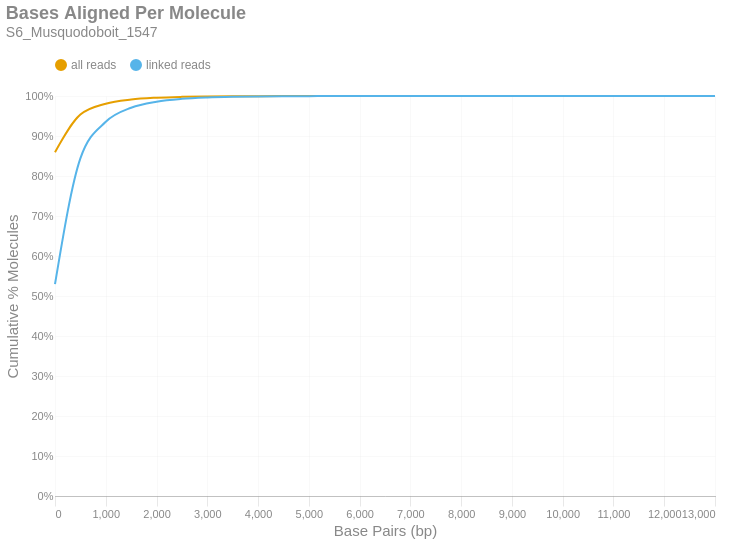

This figure's notebook cell:
### Markdown cell above
### Bases Aligned Per Molecule
This is a cumulative frequency distribution showing the number of base pairs aligned per unique molecule. These data are shown in 500 bp bins. There are two distributions: one with `all reads` (yellow) and another with only `linked reads` (blue). The percent of molecules in the `linked reads` distribution is relative to the total number of linked molecules.

### Code cell
if SKIPLR:
    print_html(f"Skipped")
else:
    binned_df = consolidated_hist(valids['aligned_bp'], mask, 500, True)
    with SafeRender(binned_df):
        (
            density_plot(binned_df, 'Bases Aligned Per Molecule', samplename, 'basesper')
            .encode(
                x=alt.X('bin:Q', title="Base Pairs (bp)").axis(tickMinStep=500).scale(padding=0),
                y=alt.Y('value:Q', title='Cumulative % Molecules')
                    .axis(format='%')
                    .scale(domain = [0,1])
                    .stack(False),
                color=alt.Color("key:N").scale(domain = ["all reads", "linked reads"]),
                tooltip = [
                    alt.Tooltip("key:N", title = "Data Type"),
                    alt.Tooltip("range_label:N", title="Bases Aligned Per Molecule"),
                    alt.Tooltip("value:Q", format = ".2%", title="% Molecules (Cum.)")
                ]
            )
        ).display()

### Figure 1 — Vega-Lite specification as saved in the notebook (floating-point values rounded to 4 significant figures)
{"width": "container", "height": 400, "config": {"title": {"anchor": "start", "dy": -15, "fontSize": 18, "color": "#888888", "subtitleColor": "#888888", "subtitleFontSize": 14}, "arc": {"fill": "#0072B2"}, "axis": {"domainColor": "#888888", "domainWidth": 0.5, "gridWidth": 0.2, "grid": false, "titleFontWeight": 400, "titleFontSize": 15, "labelFontSize": 11, "labelColor": "#888888", "tickColor": "#888888", "tickWidth": 0.2, "titleColor": "#888888"}, "axisBand": {"grid": false}, "axisX": {"grid": true, "tickSize": 10, "domainCap": "round"}, "axisY": {"domain": false, "grid": true, "tickSize": 0, "domainCap": "round"}, "background": "transparent", "header": {"labelFontSize": 15, "labelColor": "#888888", "titleFontSize": 15, "titleFontWeight": 600, "titleColor": "#888888"}, "legend": {"labelFont": "sans-serif", "labelFontSize": 12, "labelColor": "#888888", "symbolSize": 100, "symbolType": "circle", "titleFontSize": 12, "titlePadding": 10, "titleColor": "#888888", "title": null, "orient": "top"}, "range": {"category": ["#E69F00", "#56B4E9", "#009E73", "#F0E442", "#0072B2", "#D55E00", "#CC79A7", "#000000"], "diverging": ["#cfe8f3", "#a2d4ec", "#73bfe2", "#46abdb", "#1696d2", "#12719e"]}, "area": {"fill": "#0072B2", "fillOpacity": 0.7, "line": true, "strokeOpacity": 0.7}, "line": {"color": "#0072B2", "stroke": "#0072B2", "strokeWidth": 2}, "trail": {"color": "#0072B2", "stroke": "#0072B2", "strokeWidth": 0, "size": 1}, "point": {"filled": true, "fillOpacity": 1.0, "size": 95}, "text": {"color": "#888888", "fontSize": 11, "align": "right", "fontWeight": 400, "size": 11}, "bar": {"fill": "#0072B2", "stroke": null}, "view": {"stroke": null, "continuousWidth": 660, "continuousHeight": 400}}, "data": {"name": "data-75745e7e02498507ad58b4f23d4d0bde"}, "mark": {"type": "line", "interpolate": "monotone", "point": {"opacity": 0, "size": 275}}, "encoding": {"color": {"field": "key", "scale": {"domain": ["all reads", "linked reads"]}, "type": "nominal"}, "tooltip": [{"field": "key", "title": "Data Type", "type": "nominal"}, {"field": "range_label", "title": "Bases Aligned Per Molecule", "type": "nominal"}, {"field": "value", "format": ".2%", "title": "% Molecules (Cum.)", "type": "quantitative"}], "x": {"axis": {"tickMinStep": 500}, "field": "bin", "scale": {"padding": 0}, "title": "Base Pairs (bp)", "type": "quantitative"}, "y": {"axis": {"format": "%"}, "field": "value", "scale": {"domain": [0, 1]}, "stack": false, "title": "Cumulative % Molecules", "type": "quantitative"}}, "params": [{"name": "param_c36ac31b6afebe62", "select": {"type": "point", "fields": ["key"]}, "bind": "legend"}], "title": {"text": "Bases Aligned Per Molecule", "subtitle": "S6_Musquodoboit_1547"}, "transform": [{"fold": ["all reads (cumsum)", "linked reads (cumsum)"]}, {"calculate": "replace(datum.key, ' (cumsum)', '')", "as": "key"}, {"filter": {"param": "param_c36ac31b6afebe62"}}], "usermeta": {"embedOptions": {"downloadFileName": "S6_Musquodoboit_1547.basesper"}}, "$schema": "https://vega.github.io/schema/vega-lite/v6.1.0.json", "datasets": {"data-75745e7e02498507ad58b4f23d4d0bde": [{"bin": "0.0", "interval": "0.0-500.0", "all reads": 0.8595, "linked reads": 0.5296, "all reads (cumsum)": 0.8595, "linked reads (cumsum)": 0.5296, "range_label": "0-499"}, {"bin": "500.0", "interval": "500.0-1000.0", "all reads": 0.09398, "linked reads": 0.3145, "all reads (cumsum)": 0.9535, "linked reads (cumsum)": 0.8441, "range_label": "500-999"}, {"bin": "1000.0", "interval": "1000.0-1500.0", "all reads": 0.02724, "linked reads": 0.09135, "all reads (cumsum)": 0.9808, "linked reads (cumsum)": 0.9355, "range_label": "1000-1499"}, {"bin": "1500.0", "interval": "1500.0-2000.0", "all reads": 0.0105, "linked reads": 0.03521, "all reads (cumsum)": 0.9913, "linked reads (cumsum)": 0.9707, "range_label": "1500-1999"}, {"bin": "2000.0", "interval": "2000.0-2500.0", "all reads": 0.004486, "linked reads": 0.01504, "all reads (cumsum)": 0.9957, "linked reads (cumsum)": 0.9857, "range_label": "2000-2499"}, {"bin": "2500.0", "interval": "2500.0-3000.0", "all reads": 0.002111, "linked reads": 0.00708, "all reads (cumsum)": 0.9979, "linked reads (cumsum)": 0.9928, "range_label": "2500-2999"}, {"bin": "3000.0", "interval": "3000.0-3500.0", "all reads": 0.001016, "linked reads": 0.003408, "all reads (cumsum)": 0.9989, "linked reads (cumsum)": 0.9962, "range_label": "3000-3499"}, {"bin": "3500.0", "interval": "3500.0-4000.0", "all reads": 0.0005195, "linked reads": 0.001742, "all reads (cumsum)": 0.9994, "linked reads (cumsum)": 0.998, "range_label": "3500-3999"}, {"bin": "4000.0", "interval": "4000.0-4500.0", "all reads": 0.0002772, "linked reads": 0.0009295, "all reads (cumsum)": 0.9997, "linked reads (cumsum)": 0.9989, "range_label": "4000-4499"}, {"bin": "4500.0", "interval": "4500.0-5000.0", "all reads": 0.0001412, "linked reads": 0.0004735, "all reads (cumsum)": 0.9998, "linked reads (cumsum)": 0.9994, "range_label": "4500-4999"}, {"bin": "5000.0", "interval": "5000.0-5500.0", "all reads": 7.938e-05, "linked reads": 0.0002662, "all reads (cumsum)": 0.9999, "linked reads (cumsum)": 0.9996, "range_label": "5000-5499"}, {"bin": "5500.0", "interval": "5500.0-6000.0", "all reads": 4.272e-05, "linked reads": 0.0001433, "all reads (cumsum)": 0.9999, "linked reads (cumsum)": 0.9998, "range_label": "5500-5999"}, {"bin": "6000.0", "interval": "6000.0-6500.0", "all reads": 2.605e-05, "linked reads": 8.736e-05, "all reads (cumsum)": 1.0, "linked reads (cumsum)": 0.9999, "range_label": "6000-6499"}, {"bin": "6500.0", "interval": "6500.0-7000.0", "all reads": 1.457e-05, "linked reads": 4.886e-05, "all reads (cumsum)": 1.0, "linked reads (cumsum)": 0.9999, "range_label": "6500-6999"}, {"bin": "7000.0", "interval": "7000.0-7500.0", "all reads": 9.494e-06, "linked reads": 3.184e-05, "all reads (cumsum)": 1.0, "linked reads (cumsum)": 1.0, "range_label": "7000-7499"}, {"bin": "7500.0", "interval": "7500.0-8000.0", "all reads": 5.189e-06, "linked reads": 1.74e-05, "all reads (cumsum)": 1.0, "linked reads (cumsum)": 1.0, "range_label": "7500-7999"}, {"bin": "8000.0", "interval": "8000.0-8500.0", "all reads": 3.643e-06, "linked reads": 1.222e-05, "all reads (cumsum)": 1.0, "linked reads (cumsum)": 1.0, "range_label": "8000-8499"}, {"bin": "8500.0", "interval": "8500.0-9000.0", "all reads": 1.435e-06, "linked reads": 4.812e-06, "all reads (cumsum)": 1.0, "linked reads (cumsum)": 1.0, "range_label": "8500-8999"}, {"bin": "9000.0", "interval": "9000.0-9500.0", "all reads": 1.546e-06, "linked reads": 5.183e-06, "all reads (cumsum)": 1.0, "linked reads (cumsum)": 1.0, "range_label": "9000-9499"}, {"bin": "9500.0", "interval": "9500.0-10000.0", "all reads": 5.52e-07, "linked reads": 1.851e-06, "all reads (cumsum)": 1.0, "linked reads (cumsum)": 1.0, "range_label": "9500-9999"}, {"bin": "10000.0", "interval": "10000.0-10500.0", "all reads": 4.416e-07, "linked reads": 1.481e-06, "all reads (cumsum)": 1.0, "linked reads (cumsum)": 1.0, "range_label": "10000-10499"}, {"bin": "10500.0", "interval": "10500.0-11000.0", "all reads": 2.208e-07, "linked reads": 7.404e-07, "all reads (cumsum)": 1.0, "linked reads (cumsum)": 1.0, "range_label": "10500-10999"}, {"bin": "11000.0", "interval": "11000.0-11500.0", "all reads": 4.416e-07, "linked reads": 1.481e-06, "all reads (cumsum)": 1.0, "linked reads (cumsum)": 1.0, "range_label": "11000-11499"}, {"bin": "11500.0", "interval": "11500.0-12000.0", "all reads": 2.208e-07, "linked reads": 7.404e-07, "all reads (cumsum)": 1.0, "linked reads (cumsum)": 1.0, "range_label": "11500-11999"}, {"bin": "12000.0", "interval": "12000.0-12500.0", "all reads": 1.104e-07, "linked reads": 3.702e-07, "all reads (cumsum)": 1.0, "linked reads (cumsum)": 1.0, "range_label": "12000-12499"}, {"bin": "12500.0", "interval": "12500.0-13000.0", "all reads": 0.0, "linked reads": 0.0, "all reads (cumsum)": 1.0, "linked reads (cumsum)": 1.0, "range_label": "12500-12999"}, {"bin": "13000.0", "interval": "13000.0-13500.0", "all reads": 1.104e-07, "linked reads": 3.702e-07, "all reads (cumsum)": 1.0, "linked reads (cumsum)": 1.0, "range_label": "13000-13499"}]}}
